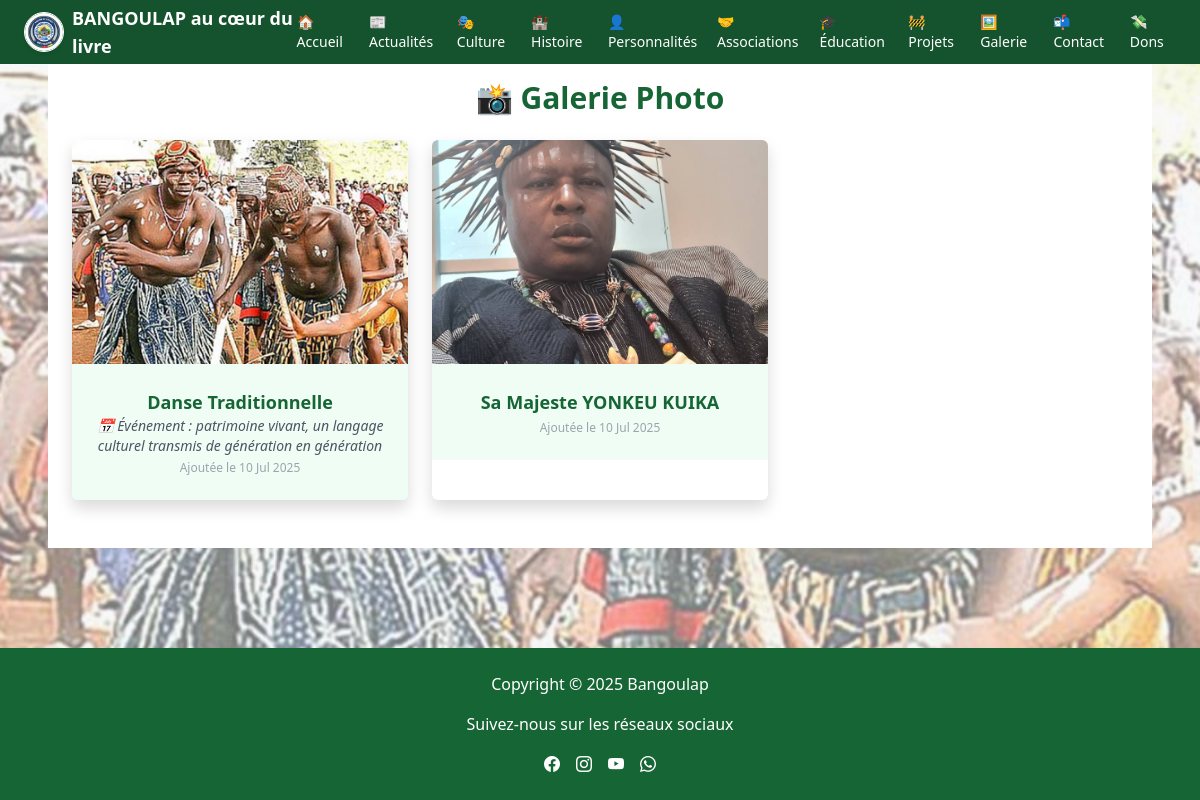
/galerie/photos/, run on an earlier commit of the app's database.
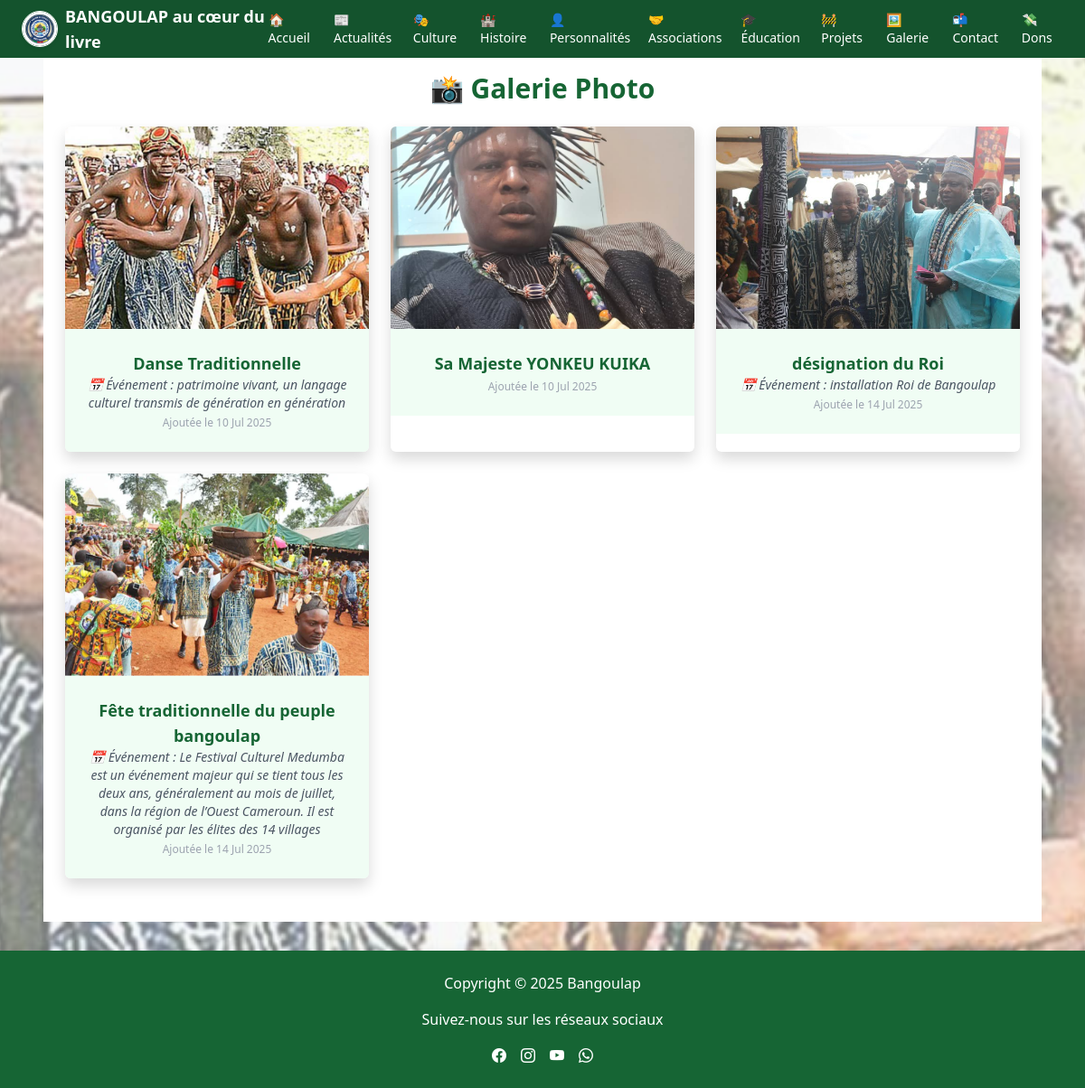
And on a later commit of the database.
### galerie/models.py (models this page shows, shortened)
class Photo(models.Model):
    titre = models.CharField(max_length=200)
    image = models.ImageField(upload_to='galerie/photos/')
    evenement = models.CharField(max_length=200, blank=True)
    date = models.DateField(auto_now_add=True)

### galerie/views.py (the view)
# urls.py: path('photos/', views.galerie_photos, name='photos'),
def galerie_photos(request):
    photos = Photo.objects.all()
    return render(request, 'galerie/photos.html', {'photos': photos})

### galerie/templates/galerie/photos.html (shortened to what this page needs)
{% extends 'base.html' %}
{% load static %}
{% block content %}
<section class="bg-white py-12">
    <div class="max-w-6xl mx-auto px-4">
        <h1 class="text-3xl font-bold text-green-800 text-center mb-6">📸 Galerie Photo</h1>
        <div class="grid grid-cols-1 sm:grid-cols-2 md:grid-cols-3 gap-6">
            {% for photo in photos %}
                <div class="rounded overflow-hidden shadow hover:shadow-lg transition duration-300 bg-white">
                    <img src="{{ photo.image.url }}" alt="{{ photo.titre }}" class="w-full h-56 object-cover">
                    <div class="p-4 bg-green-50 text-center">
                        <h2 class="font-semibold text-lg text-green-800">{{ photo.titre }}</h2>
                        {% if photo.evenement %}
                            <p class="text-sm text-gray-600 italic">📅 Événement : {{ photo.evenement }}</p>
                        {% endif %}
                        <p class="text-xs text-gray-400 mt-1">Ajoutée le {{ photo.date|date:"d M Y" }}</p>
                    </div>
                </div>
            {% empty %}
                <p class="text-center col-span-3 text-gray-500">Aucune photo disponible pour le moment.</p>
            {% endfor %}
        </div>
    </div>
</section>
{% endblock %}

### templates/base.html (shortened to what this page needs)
{% load static %}
<!DOCTYPE html>
<html lang="fr">
<head>
    <link href="https://cdn.jsdelivr.net/npm/bootstrap@5.3.3/dist/css/bootstrap.min.css" rel="stylesheet">
    <link rel="stylesheet" href="https://cdn.jsdelivr.net/npm/bootstrap-icons@1.13.1/font/bootstrap-icons.min.css">
    <script src="https://cdn.tailwindcss.com"></script>
    <link href="{% static 'css/style.css' %}" rel="stylesheet">
</head>
<body class="flex flex-col min-h-screen bg-gray-100 text-gray-800">
  <header id="site-header" class="fixed top-0 left-0 w-full bg-green-900 text-white z-50 transition-transform duration-300">
  <div class="max-w-7xl mx-auto px-4 flex justify-between items-center h-16">
    <div class="flex items-center space-x-3">
      <a href="{% url 'core:accueil' %}" class="flex items-center space-x-2 hover:text-yellow-300 transition">
        <img src="{% static 'images/logo_village.jpg' %}" alt="Logo" class="w-10 h-10 rounded-full border border-white shadow-sm">
        <span class="text-lg font-semibold">BANGOULAP au cœur du livre</span>
      </a>
    </div>
    <nav class="hidden md:flex space-x-4 text-sm">
      <a href="{% url 'core:accueil' %}" class="hover:text-yellow-300 transition">🏠 Accueil</a>
      <div class="relative group">
        <a href="{% url 'actualites:liste' %}" class="hover:text-yellow-300 transition">📰 Actualités</a>
      </div>
      <div class="relative group">
        <a href="{% url 'culture:danses' %}" class="hover:text-yellow-300 transition">🎭 Culture</a>
      </div>
      <div class="relative group">
        <a href="{% url 'histoire:origines' %}" class="hover:text-yellow-300 transition">🏰 Histoire</a>
      </div>
      <div class="relative group">
        <a href="{% url 'personnalites:liste' %}" class="hover:text-yellow-300 transition">👤 Personnalités</a>
      </div>
      <div class="relative group">
        <a href="{% url 'associations:liste' %}" class="hover:text-yellow-300 transition">🤝 Associations</a>
      </div>
      <div class="relative group">
        <a href="{% url 'education:projets_educatifs' %}" class="hover:text-yellow-300 transition">🎓 Éducation</a>
      </div>
      <div class="relative group">
        <a href="{% url 'projets:liste_projets' %}" class="hover:text-yellow-300 transition">🚧 Projets</a>
      </div>
      <div class="relative group">
        <a href="{% url 'galerie:photos' %}" class="hover:text-yellow-300 transition">🖼️ Galerie</a>
      </div>
       <a href="{% url 'contact:contact' %}" class="hover:text-yellow-300 transition">📬 Contact</a>
        <div class="relative group">
            <a href="{% url 'dons:formulaire' %}" class="hover:text-yellow-300 transition">💸 Dons</a>
        </div>
    </nav>
  </div>
</header>
<main class="flex-grow py-8">
    <div class="max-w-6xl mx-auto px-4">
        {% block content %}{% endblock %}
    </div>
</main>
<footer class="bg-green-800 text-white shadow sticky top-0 z-50">
  <div class="container text-center"><br>
    <p class="mb-3">Copyright © 2025 Bangoulap</p>
    <p class="mb-3">Suivez-nous sur les réseaux sociaux</p>
    <div class="d-flex justify-content-center gap-3 flex-wrap">
      <a href="https://web.facebook.com/search_results/?q=bangoulap+ouest+cameroon" target="_blank">
        <i class="bi bi-facebook"></i>
      </a>
      <a href="https://instagram.com" target="_blank">
        <i class="bi bi-instagram"></i>
      </a>
      <a href="https://youtu.be/X8aTm4r4jUo?si=arZRVVIVFlufOQ6k" target="_blank">
          <i class="bi bi-youtube"></i>
      </a>
      <a href="https://wa.me/237698275470" target="_blank">
        <i class="bi bi-whatsapp"></i>
      </a>
    </div><br>
  </div>
</footer>
</body>
</html>

What changed in the data, as far as the page shows it:
added Photo: image (picture), titre "désignation du Roi", evenement "installation Roi de Bangoulap", date "14 Jul 2025"
added Photo: image (picture), titre "Fête traditionnelle du peuple bangoulap", evenement "Le Festival Culturel Medumba est un événement majeur qui se tient tous les deux ans, généralement au mois de juillet, dans la région de l’Ouest Cameroun. Il est organisé par les élites des 14 villages", date "14 Jul 2025"
